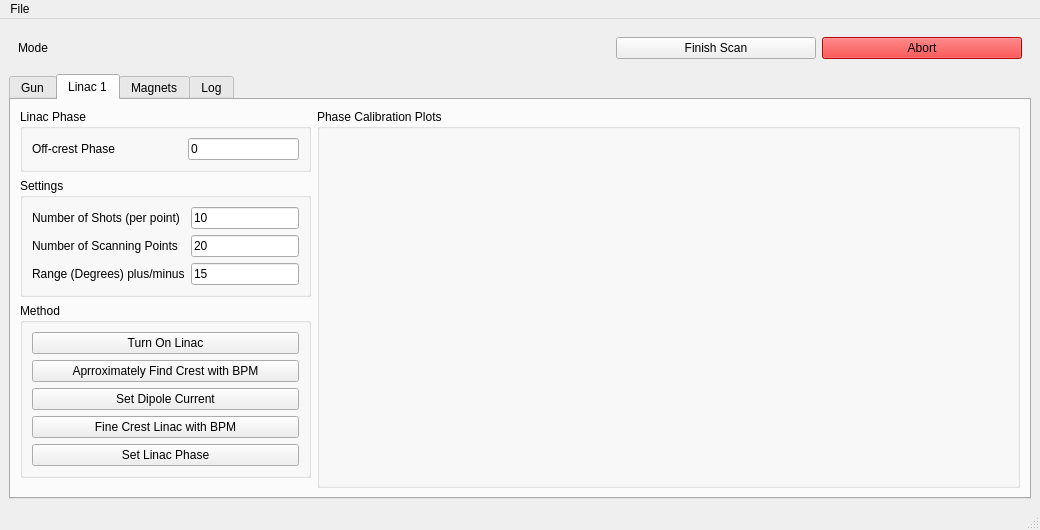
<?xml version="1.0" encoding="UTF-8"?>
<ui version="4.0">
 <class>MainWindow</class>
 <widget class="QMainWindow" name="MainWindow">
  <property name="geometry">
   <rect>
    <x>0</x>
    <y>0</y>
    <width>1040</width>
    <height>530</height>
   </rect>
  </property>
  <property name="sizePolicy">
   <sizepolicy hsizetype="Expanding" vsizetype="Preferred">
    <horstretch>0</horstretch>
    <verstretch>0</verstretch>
   </sizepolicy>
  </property>
  <property name="maximumSize">
   <size>
    <width>16777215</width>
    <height>16777215</height>
   </size>
  </property>
  <property name="windowTitle">
   <string>Phase Calibration</string>
  </property>
  <property name="windowIcon">
   <iconset>
    <normaloff>../../../Resources/Icons/mountain-summit.png</normaloff>../../../Resources/Icons/mountain-summit.png</iconset>
  </property>
  <widget class="QWidget" name="centralwidget">
   <layout class="QGridLayout" name="centralWidgetLayout">
    <item row="1" column="0">
     <widget class="QWidget" name="widget_3" native="true">
      <layout class="QHBoxLayout" name="horizontalLayout">
       <item>
        <widget class="QLabel" name="label_MODE">
         <property name="sizePolicy">
          <sizepolicy hsizetype="Preferred" vsizetype="Fixed">
           <horstretch>0</horstretch>
           <verstretch>0</verstretch>
          </sizepolicy>
         </property>
         <property name="maximumSize">
          <size>
           <width>16777215</width>
           <height>100</height>
          </size>
         </property>
         <property name="text">
          <string>Mode</string>
         </property>
        </widget>
       </item>
       <item>
        <widget class="QPushButton" name="finishButton">
         <property name="maximumSize">
          <size>
           <width>200</width>
           <height>16777215</height>
          </size>
         </property>
         <property name="text">
          <string>Finish Scan</string>
         </property>
        </widget>
       </item>
       <item>
        <widget class="QPushButton" name="abortButton">
         <property name="maximumSize">
          <size>
           <width>200</width>
           <height>16777215</height>
          </size>
         </property>
         <property name="autoFillBackground">
          <bool>false</bool>
         </property>
         <property name="styleSheet">
          <string notr="true">background-color: rgb(255, 0, 0);</string>
         </property>
         <property name="text">
          <string>Abort</string>
         </property>
         <property name="icon">
          <iconset>
           <normaloff>../../Resources/Icons/off.png</normaloff>../../Resources/Icons/off.png</iconset>
         </property>
        </widget>
       </item>
      </layout>
     </widget>
    </item>
    <item row="3" column="0">
     <widget class="QTabWidget" name="tabWidget">
      <property name="sizePolicy">
       <sizepolicy hsizetype="Expanding" vsizetype="Expanding">
        <horstretch>0</horstretch>
        <verstretch>0</verstretch>
       </sizepolicy>
      </property>
      <property name="currentIndex">
       <number>1</number>
      </property>
      <widget class="QWidget" name="gunTab">
       <attribute name="icon">
        <iconset>
         <normaloff>../../Resources/Icons/pistol.png</normaloff>../../Resources/Icons/pistol.png</iconset>
       </attribute>
       <attribute name="title">
        <string>Gun</string>
       </attribute>
       <layout class="QGridLayout" name="gunTabLayout">
        <item row="2" column="0">
         <widget class="QGroupBox" name="groupBox_methodGun">
          <property name="sizePolicy">
           <sizepolicy hsizetype="Preferred" vsizetype="Fixed">
            <horstretch>0</horstretch>
            <verstretch>0</verstretch>
           </sizepolicy>
          </property>
          <property name="title">
           <string>Method</string>
          </property>
          <layout class="QVBoxLayout" name="verticalLayout_5">
           <item>
            <widget class="QPushButton" name="turnOnGunButton">
             <property name="text">
              <string>Turn On Gun</string>
             </property>
            </widget>
           </item>
           <item>
            <widget class="QPushButton" name="crestGunWCMButton">
             <property name="text">
              <string>Approximately Find Crest with WCM</string>
             </property>
             <property name="checked">
              <bool>false</bool>
             </property>
            </widget>
           </item>
           <item>
            <widget class="QPushButton" name="setGunDipoleButton">
             <property name="text">
              <string>Set Dipole Current</string>
             </property>
            </widget>
           </item>
           <item>
            <widget class="QPushButton" name="crestGunBPM">
             <property name="text">
              <string>Fine Crest Gun with BPM</string>
             </property>
             <property name="checked">
              <bool>false</bool>
             </property>
            </widget>
           </item>
           <item>
            <widget class="QPushButton" name="setGunPhaseButton">
             <property name="text">
              <string>Set Gun Phase</string>
             </property>
             <property name="checked">
              <bool>false</bool>
             </property>
            </widget>
           </item>
          </layout>
         </widget>
        </item>
        <item row="1" column="0">
         <widget class="QGroupBox" name="groupBox_2">
          <property name="sizePolicy">
           <sizepolicy hsizetype="Preferred" vsizetype="Fixed">
            <horstretch>0</horstretch>
            <verstretch>0</verstretch>
           </sizepolicy>
          </property>
          <property name="title">
           <string>Settings</string>
          </property>
          <layout class="QFormLayout" name="formLayout_2">
           <property name="fieldGrowthPolicy">
            <enum>QFormLayout::AllNonFixedFieldsGrow</enum>
           </property>
           <item row="0" column="0">
            <widget class="QLabel" name="label_3">
             <property name="minimumSize">
              <size>
               <width>150</width>
               <height>0</height>
              </size>
             </property>
             <property name="text">
              <string>Number of Shots (per point)</string>
             </property>
            </widget>
           </item>
           <item row="0" column="1">
            <widget class="QLineEdit" name="nShotsSetGun">
             <property name="text">
              <string>10</string>
             </property>
            </widget>
           </item>
           <item row="1" column="0">
            <widget class="QLabel" name="label_5">
             <property name="text">
              <string>Number of Scanning Points</string>
             </property>
            </widget>
           </item>
           <item row="1" column="1">
            <widget class="QLineEdit" name="nScanningSetGun">
             <property name="text">
              <string>20</string>
             </property>
            </widget>
           </item>
           <item row="2" column="0">
            <widget class="QLabel" name="label_4">
             <property name="text">
              <string>Range (Degrees) plus/minus</string>
             </property>
            </widget>
           </item>
           <item row="2" column="1">
            <widget class="QLineEdit" name="rangeSetGun">
             <property name="text">
              <string>20</string>
             </property>
            </widget>
           </item>
          </layout>
         </widget>
        </item>
        <item row="0" column="1" rowspan="4">
         <widget class="QGroupBox" name="groupBox_plotsGun">
          <property name="sizePolicy">
           <sizepolicy hsizetype="Expanding" vsizetype="Expanding">
            <horstretch>1</horstretch>
            <verstretch>0</verstretch>
           </sizepolicy>
          </property>
          <property name="title">
           <string>Phase Calibration Plots</string>
          </property>
          <layout class="QVBoxLayout" name="plotLayoutGun"/>
         </widget>
        </item>
        <item row="0" column="0">
         <widget class="QGroupBox" name="groupBox">
          <property name="sizePolicy">
           <sizepolicy hsizetype="Preferred" vsizetype="Fixed">
            <horstretch>0</horstretch>
            <verstretch>0</verstretch>
           </sizepolicy>
          </property>
          <property name="minimumSize">
           <size>
            <width>0</width>
            <height>0</height>
           </size>
          </property>
          <property name="title">
           <string>Gun Phase</string>
          </property>
          <layout class="QFormLayout" name="formLayout">
           <item row="0" column="1">
            <widget class="QLineEdit" name="gunPhaseSet">
             <property name="text">
              <string>-15</string>
             </property>
            </widget>
           </item>
           <item row="0" column="0">
            <widget class="QLabel" name="label_2">
             <property name="minimumSize">
              <size>
               <width>150</width>
               <height>0</height>
              </size>
             </property>
             <property name="text">
              <string>Off-crest Phase</string>
             </property>
            </widget>
           </item>
          </layout>
         </widget>
        </item>
       </layout>
      </widget>
      <widget class="QWidget" name="linacTab">
       <attribute name="icon">
        <iconset>
         <normaloff>../../Resources/Icons/bike.png</normaloff>../../Resources/Icons/bike.png</iconset>
       </attribute>
       <attribute name="title">
        <string>Linac 1</string>
       </attribute>
       <layout class="QGridLayout" name="linacTabLayout">
        <item row="0" column="1" rowspan="4">
         <widget class="QGroupBox" name="groupBox_plotsLinac1">
          <property name="sizePolicy">
           <sizepolicy hsizetype="Expanding" vsizetype="Expanding">
            <horstretch>1</horstretch>
            <verstretch>0</verstretch>
           </sizepolicy>
          </property>
          <property name="title">
           <string>Phase Calibration Plots</string>
          </property>
          <layout class="QVBoxLayout" name="plotLayoutLinac1"/>
         </widget>
        </item>
        <item row="0" column="0">
         <widget class="QGroupBox" name="groupBox_4">
          <property name="sizePolicy">
           <sizepolicy hsizetype="Preferred" vsizetype="Fixed">
            <horstretch>0</horstretch>
            <verstretch>0</verstretch>
           </sizepolicy>
          </property>
          <property name="title">
           <string>Linac Phase</string>
          </property>
          <layout class="QFormLayout" name="formLayout_4">
           <item row="0" column="1">
            <widget class="QLineEdit" name="linac1PhaseSet">
             <property name="sizePolicy">
              <sizepolicy hsizetype="Expanding" vsizetype="Fixed">
               <horstretch>0</horstretch>
               <verstretch>0</verstretch>
              </sizepolicy>
             </property>
             <property name="text">
              <string>0</string>
             </property>
            </widget>
           </item>
           <item row="0" column="0">
            <widget class="QLabel" name="label_6">
             <property name="sizePolicy">
              <sizepolicy hsizetype="Preferred" vsizetype="Preferred">
               <horstretch>0</horstretch>
               <verstretch>0</verstretch>
              </sizepolicy>
             </property>
             <property name="minimumSize">
              <size>
               <width>150</width>
               <height>0</height>
              </size>
             </property>
             <property name="text">
              <string>Off-crest Phase</string>
             </property>
             <property name="alignment">
              <set>Qt::AlignLeading|Qt::AlignLeft|Qt::AlignVCenter</set>
             </property>
            </widget>
           </item>
          </layout>
         </widget>
        </item>
        <item row="1" column="0">
         <widget class="QGroupBox" name="groupBox_5">
          <property name="sizePolicy">
           <sizepolicy hsizetype="Preferred" vsizetype="Fixed">
            <horstretch>0</horstretch>
            <verstretch>0</verstretch>
           </sizepolicy>
          </property>
          <property name="title">
           <string>Settings</string>
          </property>
          <layout class="QFormLayout" name="formLayout_3">
           <property name="fieldGrowthPolicy">
            <enum>QFormLayout::AllNonFixedFieldsGrow</enum>
           </property>
           <item row="0" column="0">
            <widget class="QLabel" name="label_7">
             <property name="minimumSize">
              <size>
               <width>150</width>
               <height>0</height>
              </size>
             </property>
             <property name="text">
              <string>Number of Shots (per point)</string>
             </property>
            </widget>
           </item>
           <item row="0" column="1">
            <widget class="QLineEdit" name="nShotsSetLinac1">
             <property name="text">
              <string>10</string>
             </property>
            </widget>
           </item>
           <item row="1" column="0">
            <widget class="QLabel" name="label_8">
             <property name="text">
              <string>Number of Scanning Points</string>
             </property>
            </widget>
           </item>
           <item row="1" column="1">
            <widget class="QLineEdit" name="nScanningSetLinac1">
             <property name="text">
              <string>20</string>
             </property>
            </widget>
           </item>
           <item row="2" column="0">
            <widget class="QLabel" name="label_9">
             <property name="text">
              <string>Range (Degrees) plus/minus</string>
             </property>
            </widget>
           </item>
           <item row="2" column="1">
            <widget class="QLineEdit" name="rangeSetLinac1">
             <property name="text">
              <string>15</string>
             </property>
            </widget>
           </item>
          </layout>
         </widget>
        </item>
        <item row="2" column="0">
         <widget class="QGroupBox" name="groupBox_methodLinac1">
          <property name="sizePolicy">
           <sizepolicy hsizetype="Preferred" vsizetype="Fixed">
            <horstretch>0</horstretch>
            <verstretch>0</verstretch>
           </sizepolicy>
          </property>
          <property name="title">
           <string>Method</string>
          </property>
          <layout class="QVBoxLayout" name="verticalLayout_4">
           <item>
            <widget class="QPushButton" name="turnOnLinac1Button">
             <property name="text">
              <string>Turn On Linac</string>
             </property>
             <property name="checkable">
              <bool>false</bool>
             </property>
             <property name="flat">
              <bool>false</bool>
             </property>
            </widget>
           </item>
           <item>
            <widget class="QPushButton" name="crestLinac1RoughButton">
             <property name="text">
              <string>Aprroximately Find Crest with BPM</string>
             </property>
            </widget>
           </item>
           <item>
            <widget class="QPushButton" name="setLinac1DipoleButton">
             <property name="text">
              <string>Set Dipole Current</string>
             </property>
            </widget>
           </item>
           <item>
            <widget class="QPushButton" name="crestLinac1Button">
             <property name="text">
              <string>Fine Crest Linac with BPM</string>
             </property>
            </widget>
           </item>
           <item>
            <widget class="QPushButton" name="setLinac1PhaseButton">
             <property name="text">
              <string>Set Linac Phase</string>
             </property>
            </widget>
           </item>
          </layout>
         </widget>
        </item>
       </layout>
      </widget>
      <widget class="QWidget" name="magnetTab">
       <attribute name="icon">
        <iconset>
         <normaloff>../../Resources/Icons/magnet_greyscale.png</normaloff>../../Resources/Icons/magnet_greyscale.png</iconset>
       </attribute>
       <attribute name="title">
        <string>Magnets</string>
       </attribute>
       <layout class="QVBoxLayout" name="verticalLayout_7">
        <item>
         <widget class="QGroupBox" name="groupBox_magnets">
          <property name="sizePolicy">
           <sizepolicy hsizetype="Fixed" vsizetype="Preferred">
            <horstretch>0</horstretch>
            <verstretch>0</verstretch>
           </sizepolicy>
          </property>
          <property name="minimumSize">
           <size>
            <width>300</width>
            <height>0</height>
           </size>
          </property>
          <property name="title">
           <string>Magnets</string>
          </property>
          <layout class="QVBoxLayout" name="verticalLayout_3">
           <item>
            <widget class="QCheckBox" name="checkBox_deguassQ">
             <property name="text">
              <string>Deguass Quadruoles</string>
             </property>
             <property name="icon">
              <iconset>
               <normaloff>../../Resources/Icons/Quadrupoles.png</normaloff>../../Resources/Icons/Quadrupoles.png</iconset>
             </property>
            </widget>
           </item>
           <item>
            <widget class="QCheckBox" name="checkBox_deguassD">
             <property name="text">
              <string>Deguass Dipoles</string>
             </property>
             <property name="icon">
              <iconset>
               <normaloff>../../Resources/Icons/Dipoles.png</normaloff>../../Resources/Icons/Dipoles.png</iconset>
             </property>
            </widget>
           </item>
           <item>
            <widget class="QCheckBox" name="checkBox_deguassC">
             <property name="text">
              <string>Deguass Correctors</string>
             </property>
             <property name="icon">
              <iconset>
               <normaloff>../../Resources/Icons/Correctors.png</normaloff>../../Resources/Icons/Correctors.png</iconset>
             </property>
            </widget>
           </item>
           <item>
            <widget class="QCheckBox" name="checkBox_deguassS">
             <property name="text">
              <string>Deguass Solenoids</string>
             </property>
             <property name="icon">
              <iconset>
               <normaloff>../../Resources/Icons/Solenoids.png</normaloff>../../Resources/Icons/Solenoids.png</iconset>
             </property>
            </widget>
           </item>
           <item>
            <widget class="QCheckBox" name="checkBox_quadOff">
             <property name="text">
              <string>Turn Off Quads</string>
             </property>
             <property name="icon">
              <iconset>
               <normaloff>../../Resources/Icons/Quadrupoles_Off.png</normaloff>../../Resources/Icons/Quadrupoles_Off.png</iconset>
             </property>
            </widget>
           </item>
           <item>
            <widget class="QCheckBox" name="checkBox_corrOff">
             <property name="text">
              <string>Turn Off Correctors</string>
             </property>
             <property name="icon">
              <iconset>
               <normaloff>../../Resources/Icons/Correctors_Off.png</normaloff>../../Resources/Icons/Correctors_Off.png</iconset>
             </property>
            </widget>
           </item>
           <item>
            <widget class="QPushButton" name="setupMagnetsButton">
             <property name="maximumSize">
              <size>
               <width>150</width>
               <height>16777215</height>
              </size>
             </property>
             <property name="text">
              <string>Degauss Magnets</string>
             </property>
             <property name="checked">
              <bool>false</bool>
             </property>
            </widget>
           </item>
          </layout>
         </widget>
        </item>
       </layout>
      </widget>
      <widget class="QWidget" name="logTab">
       <attribute name="icon">
        <iconset>
         <normaloff>../../Resources/Icons/log.png</normaloff>../../Resources/Icons/log.png</iconset>
       </attribute>
       <attribute name="title">
        <string>Log</string>
       </attribute>
       <layout class="QVBoxLayout" name="logTabLayout"/>
      </widget>
     </widget>
    </item>
   </layout>
  </widget>
  <widget class="QMenuBar" name="menubar">
   <property name="geometry">
    <rect>
     <x>0</x>
     <y>0</y>
     <width>1040</width>
     <height>21</height>
    </rect>
   </property>
   <widget class="QMenu" name="menuFile">
    <property name="title">
     <string>File</string>
    </property>
    <addaction name="actionSave_Calibation_Data"/>
   </widget>
   <addaction name="menuFile"/>
  </widget>
  <widget class="QStatusBar" name="statusbar"/>
  <action name="actionSave_Calibation_Data">
   <property name="text">
    <string>Save Calibation Data</string>
   </property>
  </action>
 </widget>
 <tabstops>
  <tabstop>checkBox_deguassQ</tabstop>
  <tabstop>checkBox_deguassD</tabstop>
  <tabstop>checkBox_deguassC</tabstop>
  <tabstop>checkBox_deguassS</tabstop>
 </tabstops>
 <resources/>
 <connections/>
</ui>
